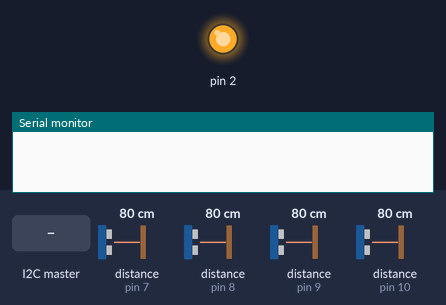
Recording of a sketch running on a simulated Arduino Uno, built with avr-gcc and run on an emulated ATmega328P. On the bench: output pins drawn as LEDs (lit = HIGH), the last lines printed to the serial monitor. Wiring (inferred from the names in the program): 4 × ultrasonic range finder: trigger pin 7, echo pin 7 / trigger pin 8, echo pin 8 / trigger pin 9, echo pin 9 / trigger pin 10, echo pin 10. Inputs (shaded band) come from the test bench; at power-on: distance to the obstacle (sensors on pin 7, pin 8, pin 9, pin 10) 80 cm. The echo pulse lasts 58.3 µs per cm.

Above: at 0.1 s.
At 3.2 s:
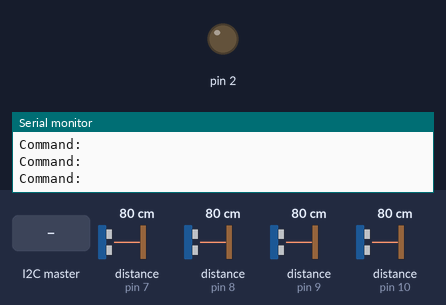
3.3 s: distance to the obstacle (sensor on pin 7) set to 2 cm
6.3 s: distance to the obstacle (sensor on pin 8) set to 120 cm
9.3 s: the I2C master sends the byte 1
11.3 s: distance to the obstacle (sensor on pin 9) set to 60 cm
14.3 s: the I2C master sends the byte 2
16.3 s: distance to the obstacle (sensor on pin 10) set to 18 cm
Timing chart, 0 to 19.3 s (numbered marks = the images above; inputs shaded):
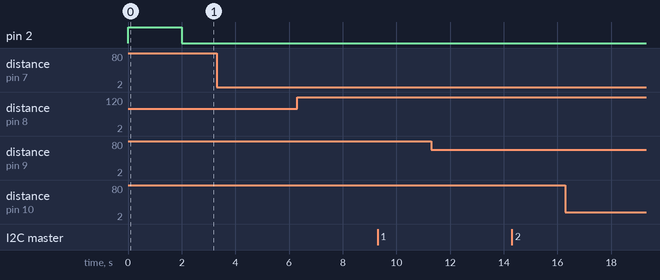

The sketch:

I2CSlave.ino
```cpp
#include <Wire.h>
#define I2CDebug
volatile uint8_t in[17];
volatile uint8_t out2[17];

const int pingPin = 7; //Left
const int pingPin2 = 8; //Middle
const int pingPin3 = 9; //Right
const int pingPin4 = 10; //Left Back

uint8_t SensorVersion[9] = "1.01    ";
uint8_t SensorName[9] = "arduino ";
uint8_t SensorType[9] = "micro   ";

volatile float ping1 = 0, ping2 = 0, ping3 = 0, ping4 = 0;

void setup() {
  Serial.begin(9600);

  Wire.begin(0x08 >> 1);
  Wire.onReceive(receiveEvent);
  Wire.onRequest(requestEvent);

  pinMode(2, OUTPUT);
  digitalWrite(2, HIGH);
  delay(2000);
  digitalWrite(2, LOW);
}

void loop() {
  float duration;

  pinMode(pingPin, OUTPUT);
  digitalWrite(pingPin, LOW);
  delayMicroseconds(2);
  digitalWrite(pingPin, HIGH);
  delayMicroseconds(5);
  digitalWrite(pingPin, LOW);

  pinMode(pingPin, INPUT);
  duration = pulseIn(pingPin, HIGH);
  ping1 = duration / 29 / 2;

  pinMode(pingPin2, OUTPUT);
  digitalWrite(pingPin2, LOW);
  delayMicroseconds(2);
  digitalWrite(pingPin2, HIGH);
  delayMicroseconds(5);
  digitalWrite(pingPin2, LOW);

  pinMode(pingPin2, INPUT);
  duration = pulseIn(pingPin2, HIGH);
  ping2 = duration / 29 / 2;

  pinMode(pingPin3, OUTPUT);
  digitalWrite(pingPin3, LOW);
  delayMicroseconds(2);
  digitalWrite(pingPin3, HIGH);
  delayMicroseconds(5);
  digitalWrite(pingPin3, LOW);

  pinMode(pingPin3, INPUT);
  duration = pulseIn(pingPin3, HIGH);

  ping3 = duration / 29 / 2;

  pinMode(pingPin4, OUTPUT);
  digitalWrite(pingPin4, LOW);
  delayMicroseconds(2);
  digitalWrite(pingPin4, HIGH);
  delayMicroseconds(5);
  digitalWrite(pingPin4, LOW);

  pinMode(pingPin4, INPUT);
  duration = pulseIn(pingPin4, HIGH);

  ping4 = duration / 29 / 2;

#ifdef PINGDebug
  Serial.print("Sensor 1: ");
  Serial.print(ping1);
  Serial.print("cm");
  Serial.println();

  Serial.print("Sensor 2: ");
  Serial.print(ping2);
  Serial.print("cm");
  Serial.println();

  Serial.print("Sensor 3: ");
  Serial.print(ping3);
  Serial.print("cm");
  Serial.println();

  Serial.print("Sensor 4: ");
  Serial.print(ping4);
  Serial.print("cm");
  Serial.println();
#endif

#ifdef I2CDebug
  Serial.println("Command: " + in[0]);
//  Serial.print("HEX VALUES: ");
//  Serial.print(out2[0], HEX);
//  Serial.print(" ");
//  Serial.print(out2[1], HEX);
//  Serial.print(" ");
//  Serial.print(out2[2], HEX);
//  Serial.print(" ");
//  Serial.print(out2[3], HEX);
//  Serial.println();
#endif
  delay(100);
}

void receiveEvent(int bytes) {
  for (int i = 0; Wire.available() > 0; i++) {
    in[i] = Wire.read();
  }
}

void requestEvent() {
  byte* ptr;
  uint8_t out[17];
  switch (in[0]) {
    case 0x00:
      Wire.write(SensorVersion, 8);
      return;
      break;
    case 0x08:
      Wire.write(SensorName, 8);
      return;
      break;
    case 0x10:
      Wire.write(SensorType, 8);
      return;
      break;
    case 0x42:
      out[0] = 0x22;
      out[1] = 0x23;
      out[2] = 0x24;
      out[3] = 0x25;
      break;
    case 0x43:
      ptr = (byte*)&ping1;
      out[0] = ptr[0];
      out[1] = ptr[1];
      out[2] = ptr[2];
      out[3] = ptr[3];
      break;
    case 0x44:
      ptr = (byte*)&ping2;
      out[0] = ptr[0];
      out[1] = ptr[1];
      out[2] = ptr[2];
      out[3] = ptr[3];
      break;
    case 0x45:
      ptr = (byte*)&ping3;
      out[0] = ptr[0];
      out[1] = ptr[1];
      out[2] = ptr[2];
      out[3] = ptr[3];
      break;
    case 0x46:
      ptr = (byte*)&ping4;
      out[0] = ptr[0];
      out[1] = ptr[1];
      out[2] = ptr[2];
      out[3] = ptr[3];
      break;
  }
  Wire.write(out, 4);
}
```
